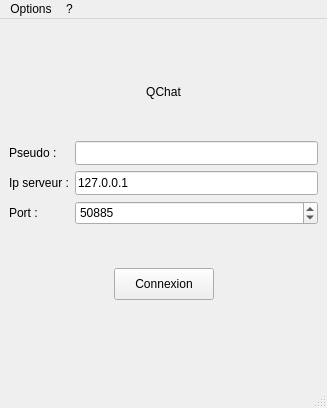
<?xml version="1.0" encoding="UTF-8"?>
<ui version="4.0">
 <class>fenprincipale</class>
 <widget class="QMainWindow" name="fenprincipale">
  <property name="geometry">
   <rect>
    <x>0</x>
    <y>0</y>
    <width>327</width>
    <height>408</height>
   </rect>
  </property>
  <property name="windowTitle">
   <string>MainWindow</string>
  </property>
  <property name="windowIcon">
   <iconset>
    <normaloff>../client-build-desktop-Qt_4_8_1_for_Desktop_-_MSVC2010__Qt_SDK__Release/release/res/chat.png</normaloff>../client-build-desktop-Qt_4_8_1_for_Desktop_-_MSVC2010__Qt_SDK__Release/release/res/chat.png</iconset>
  </property>
  <widget class="QWidget" name="centralwidget">
   <layout class="QVBoxLayout" name="verticalLayout">
    <item>
     <spacer name="verticalSpacer_4">
      <property name="orientation">
       <enum>Qt::Vertical</enum>
      </property>
      <property name="sizeHint" stdset="0">
       <size>
        <width>20</width>
        <height>40</height>
       </size>
      </property>
     </spacer>
    </item>
    <item>
     <widget class="QLabel" name="label">
      <property name="text">
       <string/>
      </property>
      <property name="pixmap">
       <pixmap>../client-build-desktop-Qt_4_8_1_for_Desktop_-_MSVC2010__Qt_SDK__Release/release/res/chat.png</pixmap>
      </property>
      <property name="alignment">
       <set>Qt::AlignCenter</set>
      </property>
     </widget>
    </item>
    <item>
     <widget class="QLabel" name="label_2">
      <property name="text">
       <string>QChat</string>
      </property>
      <property name="alignment">
       <set>Qt::AlignCenter</set>
      </property>
     </widget>
    </item>
    <item>
     <spacer name="verticalSpacer">
      <property name="orientation">
       <enum>Qt::Vertical</enum>
      </property>
      <property name="sizeHint" stdset="0">
       <size>
        <width>20</width>
        <height>40</height>
       </size>
      </property>
     </spacer>
    </item>
    <item>
     <layout class="QFormLayout" name="formLayout">
      <item row="0" column="0">
       <widget class="QLabel" name="label_3">
        <property name="text">
         <string>Pseudo :</string>
        </property>
       </widget>
      </item>
      <item row="0" column="1">
       <widget class="QLineEdit" name="pseudoEdit">
        <property name="minimumSize">
         <size>
          <width>226</width>
          <height>24</height>
         </size>
        </property>
       </widget>
      </item>
      <item row="1" column="0">
       <widget class="QLabel" name="label_4">
        <property name="text">
         <string>Ip serveur :</string>
        </property>
       </widget>
      </item>
      <item row="1" column="1">
       <widget class="QLineEdit" name="ipServeurEdit">
        <property name="minimumSize">
         <size>
          <width>226</width>
          <height>24</height>
         </size>
        </property>
        <property name="text">
         <string>127.0.0.1</string>
        </property>
       </widget>
      </item>
      <item row="2" column="0">
       <widget class="QLabel" name="label_5">
        <property name="text">
         <string>Port :</string>
        </property>
       </widget>
      </item>
      <item row="2" column="1">
       <widget class="QSpinBox" name="portSpinBox">
        <property name="minimumSize">
         <size>
          <width>226</width>
          <height>24</height>
         </size>
        </property>
        <property name="minimum">
         <number>1</number>
        </property>
        <property name="maximum">
         <number>65536</number>
        </property>
        <property name="value">
         <number>50885</number>
        </property>
       </widget>
      </item>
     </layout>
    </item>
    <item>
     <spacer name="verticalSpacer_2">
      <property name="orientation">
       <enum>Qt::Vertical</enum>
      </property>
      <property name="sizeHint" stdset="0">
       <size>
        <width>20</width>
        <height>40</height>
       </size>
      </property>
     </spacer>
    </item>
    <item>
     <layout class="QHBoxLayout" name="horizontalLayout">
      <property name="topMargin">
       <number>0</number>
      </property>
      <item>
       <spacer name="horizontalSpacer">
        <property name="orientation">
         <enum>Qt::Horizontal</enum>
        </property>
        <property name="sizeHint" stdset="0">
         <size>
          <width>40</width>
          <height>20</height>
         </size>
        </property>
       </spacer>
      </item>
      <item>
       <widget class="QPushButton" name="boutonConnexion">
        <property name="minimumSize">
         <size>
          <width>100</width>
          <height>32</height>
         </size>
        </property>
        <property name="text">
         <string>Connexion</string>
        </property>
        <property name="icon">
         <iconset>
          <normaloff>../client-build-desktop-Qt_4_8_1_for_Desktop_-_MSVC2010__Qt_SDK__Release/release/res/connect.png</normaloff>../client-build-desktop-Qt_4_8_1_for_Desktop_-_MSVC2010__Qt_SDK__Release/release/res/connect.png</iconset>
        </property>
       </widget>
      </item>
      <item>
       <spacer name="horizontalSpacer_2">
        <property name="orientation">
         <enum>Qt::Horizontal</enum>
        </property>
        <property name="sizeHint" stdset="0">
         <size>
          <width>40</width>
          <height>20</height>
         </size>
        </property>
       </spacer>
      </item>
     </layout>
    </item>
    <item>
     <spacer name="verticalSpacer_3">
      <property name="orientation">
       <enum>Qt::Vertical</enum>
      </property>
      <property name="sizeHint" stdset="0">
       <size>
        <width>20</width>
        <height>80</height>
       </size>
      </property>
     </spacer>
    </item>
   </layout>
  </widget>
  <widget class="QMenuBar" name="menubar">
   <property name="geometry">
    <rect>
     <x>0</x>
     <y>0</y>
     <width>327</width>
     <height>21</height>
    </rect>
   </property>
   <widget class="QMenu" name="menuOptions">
    <property name="title">
     <string>Options</string>
    </property>
    <addaction name="actionConnexion"/>
    <addaction name="separator"/>
    <addaction name="actionQuitter"/>
   </widget>
   <widget class="QMenu" name="menu">
    <property name="title">
     <string>?</string>
    </property>
    <addaction name="actionApropos"/>
   </widget>
   <addaction name="menuOptions"/>
   <addaction name="menu"/>
  </widget>
  <widget class="QStatusBar" name="statusbar"/>
  <action name="actionConnexion">
   <property name="icon">
    <iconset>
     <normaloff>../client-build-desktop-Qt_4_8_1_for_Desktop_-_MSVC2010__Qt_SDK__Release/release/res/connect.png</normaloff>../client-build-desktop-Qt_4_8_1_for_Desktop_-_MSVC2010__Qt_SDK__Release/release/res/connect.png</iconset>
   </property>
   <property name="text">
    <string>Connexion</string>
   </property>
  </action>
  <action name="actionQuitter">
   <property name="text">
    <string>Quitter</string>
   </property>
  </action>
  <action name="actionApropos">
   <property name="text">
    <string>A propos...</string>
   </property>
  </action>
 </widget>
 <resources/>
 <connections/>
</ui>
